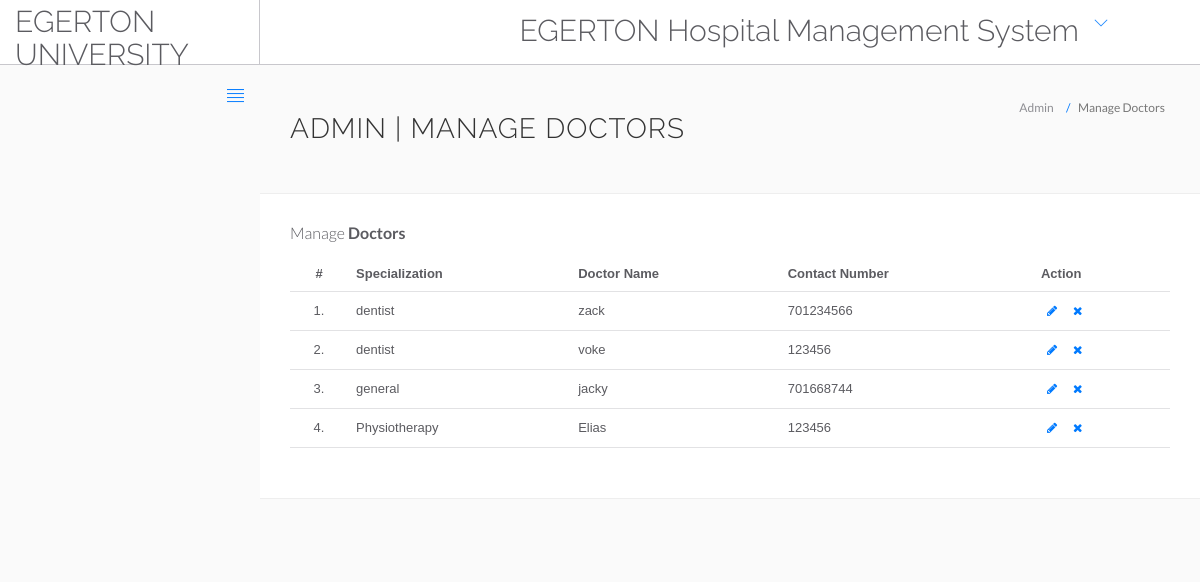
The page /manageDoctors.php on the database its author committed.
### tables this page shows
CREATE TABLE `doctor` (
  `id` int(11) NOT NULL,
  `specialization` varchar(200) NOT NULL,
  `doctorname` varchar(200) NOT NULL,
  `address` text NOT NULL,
  `docfee` varchar(200) NOT NULL,
  `contactno` int(11) NOT NULL,
  `email` varchar(200) NOT NULL,
  `password` varchar(200) NOT NULL
);

### manageDoctors.php (the view, shortened to what this page needs)
<?php
$db = Db::getInstance();
$res = $db->getPDO();
?>
<!DOCTYPE html>
<html lang="en">
	<head>
		<link rel="stylesheet" href="vendor/bootstrap/css/bootstrap.min.css">
		<link rel="stylesheet" href="vendor/fontawesome/css/font-awesome.min.css">
		<link rel="stylesheet" href="vendor/themify-icons/themify-icons.min.css">
		<link href="vendor/animate.css/animate.min.css" rel="stylesheet" media="screen">
		<link href="vendor/perfect-scrollbar/perfect-scrollbar.min.css" rel="stylesheet" media="screen">
		<link href="vendor/switchery/switchery.min.css" rel="stylesheet" media="screen">
		<link href="vendor/bootstrap-touchspin/jquery.bootstrap-touchspin.min.css" rel="stylesheet" media="screen">
		<link href="vendor/select2/select2.min.css" rel="stylesheet" media="screen">
		<link href="vendor/bootstrap-datepicker/bootstrap-datepicker3.standalone.min.css" rel="stylesheet" media="screen">
		<link href="vendor/bootstrap-timepicker/bootstrap-timepicker.min.css" rel="stylesheet" media="screen">
		<link rel="stylesheet" href="assets/css/styles.css">
		<link rel="stylesheet" href="assets/css/plugins.css">
		<link rel="stylesheet" href="assets/css/themes/theme-1.css" id="skin_color" />
	</head>
	<body>
		<div id="app">
			<div class="app-content">
						<?php include('include/header2.php');?>
				<div class="main-content" >
					<div class="wrap-content container" id="container">
						<section id="page-title">
							<div class="row">
								<div class="col-sm-8">
									<h1 class="mainTitle">Admin | Manage Doctors</h1>
																	</div>
								<ol class="breadcrumb">
									<li>
										<span>Admin</span>
									</li>
									<li class="active">
										<span>Manage Doctors</span>
									</li>
								</ol>
							</div>
						</section>
						<div class="container-fluid container-fullw bg-white">
									<div class="row">
								<div class="col-md-12">
									<h5 class="over-title margin-bottom-15">Manage <span class="text-bold">Doctors</span></h5>
									<table class="table table-hover" id="sample-table-1">
										<thead>
											<tr>
												<th class="center">#</th>
												<th>Specialization</th>
												<th class="hidden-xs">Doctor Name</th>
												<th>Contact Number </th>
												<th>Action</th>
											</tr>
										</thead>
										<tbody>
<?php
$sql=$res->prepare("select * from doctor");
$sql->execute();
$cnt=1;
while($row=$sql->fetch(PDO::FETCH_ASSOC))
{
?>
											<tr>
												<td class="center"><?php echo $cnt;?>.</td>
												<td class="hidden-xs"><?php echo $row['specialization'];?></td>
												<td><?php echo $row['doctorname'];?></td>
												<td><?php echo $row['contactno'];?>
												</td>
												<td >
												<div class="visible-md visible-lg hidden-sm hidden-xs">
							<a href="editDoctor.php?id=<?php echo $row['id'];?>" class="btn btn-transparent btn-xs" tooltip-placement="top" tooltip="Edit"><i class="fa fa-pencil"></i></a>
	<a href="manageDoctors.php?id=<?php echo base64_encode($row['id'])?>&del=delete" onClick="return confirm('Are you sure you want to delete?')"class="btn btn-transparent btn-xs tooltips" tooltip-placement="top" tooltip="Remove"><i class="fa fa-times fa fa-white"></i></a>
												</div>
												</td>
											</tr>
											<?php
$cnt=$cnt+1;
											 }?>
										</tbody>
									</table>
								</div>
							</div>
								</div>
							</div>
						</div>
					</div>
				</div>
	</body>
</html>

### assets/css/themes/theme-1.css (style rules this page uses)
body { background: #FAFAFA; }

### rows shown on the page
doctor: specialization "dentist", doctorname "zack", contactno "701234566"
doctor: specialization "dentist", doctorname "voke", contactno "123456"
doctor: specialization "general", doctorname "jacky", contactno "701668744"
doctor: specialization "Physiotherapy", doctorname "Elias", contactno "123456"
